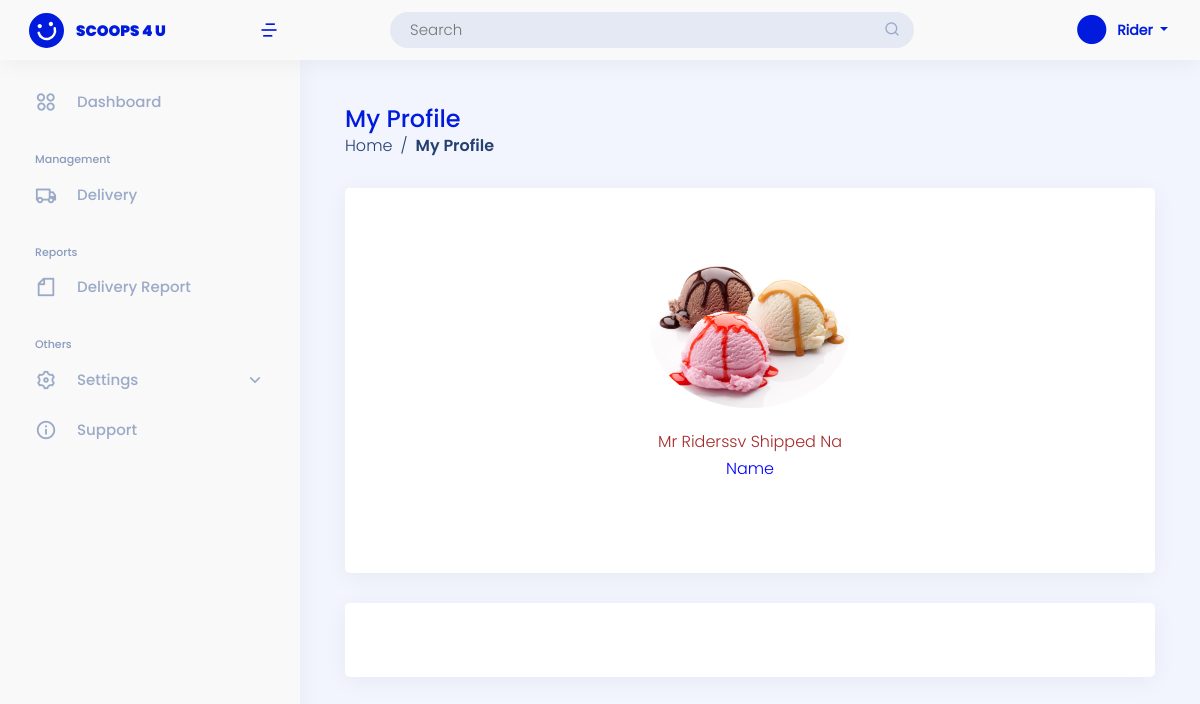
/user-site/My-profile/ (signed in), run on the app's committed database.
### landing_page/models.py (models this page shows)
class User(AbstractUser):
    ROLE = ((" "," "),("admin","admin"),("staff","staff"),("reseller","reseller"),("rider","rider"))
    role = models.CharField(max_length=50, null=True, default=False, choices=ROLE)

### admin_site/models.py (models this page shows, shortened)
class Profile(models.Model):
    list_user = models.CharField(max_length=100, null=False, verbose_name="List User")
    profile_fname = models.CharField(max_length=250, null=False, verbose_name="First Name")
    profile_mname = models.CharField(max_length=250,  null=False, verbose_name="Middle Name")
    profile_lname = models.CharField(max_length=250, null=False, verbose_name="Last Name")
    profile_cnumber = models.BigIntegerField( null=False, verbose_name="Contact Number")
    profile_address = models.TextField(null=False, verbose_name="Address")
    profile_email = models.CharField( max_length=100, null=False, verbose_name="Email Address")
    profile_pic =models.ImageField( upload_to=image_path,null=True, verbose_name='Profile Pic')

### admin_site/views.py (the view)
# urls.py: path('My-profile/', views.my_profile, name='my_profile'),
def my_profile(request):
    current_profile = Profile.objects.filter(list_user = request.user)
    context ={
        'current_profile':current_profile
    }
    return render(request, 'admin_site/profile/my_profile.html',context)

### templates/admin_site/profile/my_profile.html (shortened to what this page needs)
{% extends 'admin_site/base.html' %}
{% block content %}
{% if current_profile %}
    {% for list  in  current_profile %}
<main id="main" class="main mt-5">
    <div class="pagetitle">
        <h1>My Profile</h1>
        <nav>
            <ol class="breadcrumb">
                <li class="breadcrumb-item"><a href="{% url 'admin_site:dashboard'%}">Home</a></li>
                <li class="breadcrumb-item active">My Profile</li>
            </ol>
        </nav>
    </div>
    <section class="section">
        <div class="row">
            <div class="col-lg-12">
                <div class="row">
                    <div class="col-xxl-3 col-md-12 col-xl-12">
                        <div class="card info-card profile-card ">
                                <div class="card-body p-5 profile-card-left mb-4 d-flex align-items-center justify-content-center flex-column">
                                    <div class="img-fluid mb-4">
                                        <img src="/media/{{ list.profile_pic}}" alt="Profile-pic" width="200" class="rounded-circle">
                                    </div>
                                    <div class="profile-name text-center">
                                        <h6 style="text-transform: capitalize; color: brown;"> {{ list.profile_fname }} {{list.profile_mname}} {{list.profile_lname}}</h6>
                                        <h6 style="color: blue;">Name</h6>
                                    </div>
                                </div>
                        </div>
                    </div>
                    <div class="col-xxl-6 col-xl-12">
                        <div class="card info-card profile-info-card">
                                <div class="card-body dash mb-4">
                                </div>
                        </div>
                    </div>
            </div>
        </div>
    </section>
</main>
    {% endfor %}
{% endif %}
{% endblock content %}

### templates/admin_site/base.html (shortened to what this page needs)
{% load static %}
<!DOCTYPE html>
<html lang="en">
<head>
    <link href="https://cdn.jsdelivr.net/npm/bootstrap@5.0.2/dist/css/bootstrap.min.css" rel="stylesheet">
    <link href="{% static '/css/assets/bootstrap/css/bootstrap.min.css'%}" rel="stylesheet">
    <link href="{% static '/css/assets/simple-datatables/style.css'%}" rel="stylesheet">
    <link href="{% static '/css/assets/remixicon/remixicon.css'%}" rel="stylesheet">
    <link href="{% static '/css/sandi.css'%}" rel="stylesheet">
  </head>
<body>
{% if user.role == "rider"%}
<header id="header" class="header fixed-top d-flex align-items-center">
  <div class="d-flex align-items-center justify-content-between">
    <a href="{% url 'rider_site:dashboard'%}" class="logo d-flex align-items-center">
      <img src="{% static '/img/logo-header.svg'%}" alt="">
      <span class="d-none d-lg-block">SCOOPS 4 U</span>
    </a>
    <i class="ri-menu-4-line toggle-sidebar-btn ms-1 me-3" style="font-size: 20px; font-weight: 500; color:#001BDE;"></i>
  </div>
  <div class="search-bar mx-auto">
    <form class="search-form d-flex align-items-center" method="POST" action="#">
      <input type="text" name="query" placeholder="Search" title="Enter search keyword">
      <button type="submit" title="Search"><i class="ri-search-line"></i></button>
    </form>
  </div>
  <nav class="header-nav ms-auto">
    <ul class="d-flex align-items-center">
      <li class="nav-item dropdown pe-3">
        <a class="nav-link nav-profile d-flex align-items-center me-3" href="#" data-bs-toggle="dropdown">
          <i alt="Profile" class="ri-checkbox-blank-circle-fill"></i>
          <span class="d-none d-md-block dropdown-toggle ps-2" style="text-transform: capitalize;">
            {{ user }}
          </span>
        </a>
      </li>
    </ul>
  </nav>
</header>
<aside id="sidebar" class="sidebar">
  <ul class="sidebar-nav" id="sidebar-nav">
      <li class="nav-item">
          <a class="nav-link collapsed" href="{% url 'rider_site:dashboard'%}">
          <i class="ri-apps-2-line" style="font-size: 22px; font-weight: 100; margin-right: 20px"></i>
          <span>Dashboard</span>
          </a>
      </li>
      <li class="nav-heading pt-3">Management</li>
      <li class="nav-item">
      <a class="nav-link collapsed" href="{% url 'rider_site:transaction_orders'  %}">
          <i class="ri-truck-line" style="font-size: 22px; font-weight: 100; margin-right: 20px"></i>
          <span>Delivery</span>
      </a>
      </li>
      <li class="nav-heading pt-3">Reports</li>
      <li class="nav-item">
          <a class="nav-link collapsed" href="{% url 'rider_site:transaction_orders'  %}">
              <i class="ri-file-line" style="font-size: 22px; font-weight: 100; margin-right: 20px"></i>
              <span>Delivery Report</span>
          </a>
      </li>
      <li class="nav-heading pt-3">Others</li>
      <li class="nav-item">
          <a class="nav-link collapsed" data-bs-target="#settings-nav" data-bs-toggle="collapse" href="#">
              <i class="ri-settings-3-line" style="font-size: 22px; font-weight: 100; margin-right: 20px"></i><span>Settings</span><i class="ri-arrow-down-s-line ms-auto" style="font-size: 20px; font-weight: 100;" ></i>
          </a>
      </li>
      <li class="nav-item">
          <a class="nav-link collapsed">
              <i class="ri-information-line" style="font-size: 22px; font-weight: 100; margin-right: 20px"></i><span>Support</span>
          </a>
      </li>
  </ul>
</aside>
{% endif %}
<div class="">
  <div class="">
      <div class="">
          {% block content %}
          {% endblock content %}
      </div>
  </div>
</div>
</body>
</html>

### scoops4u_capstone/static/css/sandi.css (style rules this page uses)
html { scroll-behavior: smooth; height: 100%; }
:root { --primary-c-black: #151515; --primary-c-white: #F9F9F9; --primary-c-white-text: #FFF; --primary-c-grey-text: #9AAAC7; --primary-c-blue: #001BDE; --primary-c-l-blue: #BBC2F2; --primary-c-d-blue: #0B2E8A; --primary-c-dark-blue: #254070; --c-grey: #565656; --c-d-purple: #99A2E1; --c-l-purple: #E1E3F3; --c-dark-pink: #E288B8; --c-light-pink: #FFAED9; --c-lighter-pink: #FCD7EB; --c-light-peach: #F6D7DD; --bg-c-gray-blue: #F2F5FD; --bg-c-gray: #E4E9F4; }
* { margin: 0; padding: 0; text-decoration: none !important; }
body { font-family: P-Light; color: var(--primary-c-blue); background-color: var(--bg-c-gray-blue); }
h1 { font-family: P-Medium; }
.logo { line-height: 1; }
@media (min-width: 1200px) { .logo { width: 280px; } }
.logo img { max-height: 35px; margin-right: 12px; margin-left: 9px; }
.logo span { font-family: P-Black; font-size: 15px; color: var(--primary-c-blue); }
.header { transition: all 0.5s; z-index: 997; height: 60px; background: var(--primary-c-white); box-shadow: 0px 4px 25px rgba(0, 0, 0, 0.05); padding-left: 20px; }
.header .toggle-sidebar-btn { position: absolute; left: 255px; font-size: 24px; cursor: pointer; }
.header .search-bar { min-width: 564px; padding: 0 20px; }
.header .search-form { width: 100%; }
.header .search-form input { border: 0; font-size: 14px; color: var(--primary-c-blue) !important; padding: 7px 38px 7px 20px; border-radius: 33px; transition: 0.3s; width: 100%; background-color: var(--bg-c-gray); }
.header .search-form button { border: 0; padding: 0; margin-left: -30px; background: none; }
.header .search-form button i { color: var(--primary-c-grey-text); }
.header-nav ul { list-style: none; }
.header-nav>ul { margin: 0; padding: 0; }
.header-nav .nav-profile { color: var(--primary-c-blue) }
.header-nav .nav-profile i { font-size: 35px; color: var(--primary-c-blue); }
.header-nav .nav-profile span { font-size: 14px; font-weight: 600; }
.nav-profile span { font-family: P-Mono; }
.sidebar { position: fixed; top: 60px; left: 0; bottom: 0; width: 300px; z-index: 996; transition: all 0.3s; padding: 20px; overflow-y: auto; scrollbar-width: thin; scrollbar-color: #aab7cf transparent; background: #F9F9F9; box-shadow: 0px 4px 25px rgba(0, 0, 0, 0.05); }
@media (min-width: 1200px) { #main, #footer { margin-left: 300px; } }
.sidebar-nav { padding: 0; margin: 0; list-style: none; }
.sidebar-nav li { padding: 0; margin: 0; list-style: none; }
.sidebar-nav .nav-item { margin-bottom: 5px; }
.sidebar-nav .nav-heading { font-family: P-Medium; font-size: 11px; text-transform: capitalize; color: #899bbd; margin: 10px 0 5px 15px; }
.sidebar-nav .nav-link { display: flex; align-items: center !important; font-family: P-Medium; font-size: 15px; color: var(--primary-c-blue); transition: 0.3; background: var(--primary-c-white); padding: 10px 15px; border-radius: 0px 50px 50px 0px; height: 45px; }
.sidebar-nav .nav-link i { font-size: 16px; margin-right: 10px; color: var(--primary-c-blue); transition: 0.3; }
.sidebar-nav .nav-link.collapsed { color: var(--primary-c-grey-text); background: var(--primary-c-white); }
.sidebar-nav .nav-link.collapsed i { color: var(--primary-c-grey-text); }
.sidebar-nav .nav-link .ri-arrow-down-s-line { margin-right: 0; transition: transform 0.2s ease-in-out; }
#main { margin-top: 60px !important; padding: 45px 45px; transition: all 0.3s; }
.pagetitle { margin-bottom: 10px; }
.pagetitle h1 { font-size: 24px; margin-bottom: 0; font-family: P-Medium; color: var(--primary-c-blue) !important; }
input, select, textarea { font-size: 15px !important; color: var(--primary-c-dark-blue) !important; border-color: #E5E8F8 !important; }
.breadcrumb { font-size: 16px; font-family: P-Light; color: var(--primary-c-dark-blue); margin-bottom: 30px; }
.breadcrumb a { color: var(--primary-c-dark-blue); transition: 0.3s; }
.breadcrumb .breadcrumb-item::before { color: var(--primary-c-dark-blue); font-family: P-Light; }
.breadcrumb .active { color: var(--primary-c-dark-blue); font-family: P-SemiBold; }
.card { padding: 15px; margin-bottom: 30px; border: none; border-radius: 5px; box-shadow: 0px 4px 25px rgba(0, 0, 0, 0.05); border-radius: 5px; }
.card-body { padding: 0 20px 20px 20px; }

### data on the page
User: username "Rider"
Profile: profile_pic (picture), profile_fname "Mr Riderssv", profile_mname "Shipped", profile_lname "Na"
